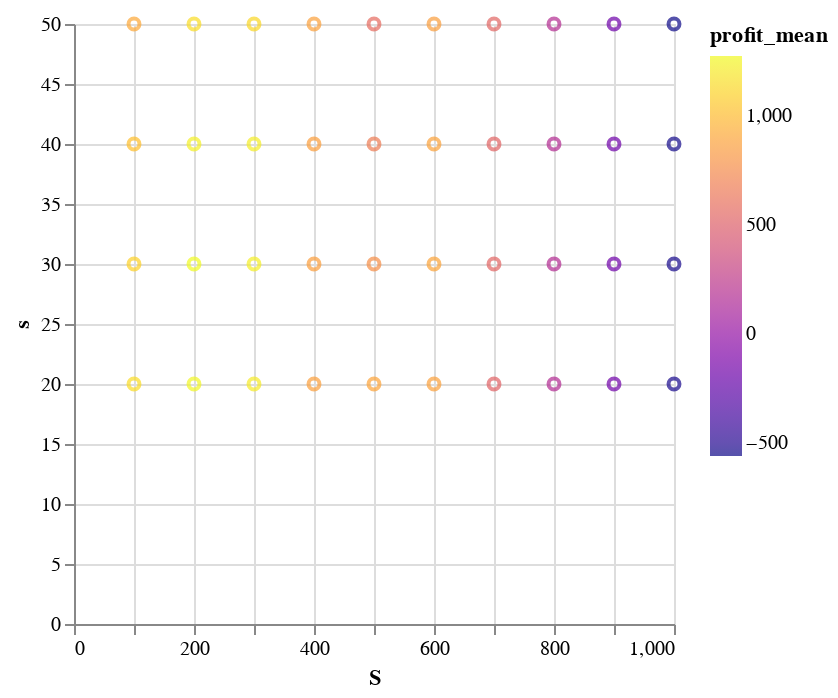

Notebook code cell kept with this figure:
### Code cell
#using VegaLite
df |> @vlplot(:point, x=:S, y=:s, color={:profit_mean, scale={scheme=:plasma}})

### Figure 1 — Vega-Lite specification as saved in the notebook (floating-point values rounded to 4 significant figures)
{"data": {"values": [{"N": 1000, "S": 100, "lost_mean": 25.67, "lost_std": 24.23, "m": 30, "profit_mean": 1152.0, "profit_std": 84.37, "s": 20}, {"N": 1000, "S": 200, "lost_mean": 13.77, "lost_std": 18.95, "m": 30, "profit_mean": 1258.0, "profit_std": 130.5, "s": 20}, {"N": 1000, "S": 300, "lost_mean": 8.647, "lost_std": 14.3, "m": 30, "profit_mean": 1209.0, "profit_std": 133.1, "s": 20}, {"N": 1000, "S": 400, "lost_mean": 8.831, "lost_std": 15.53, "m": 30, "profit_mean": 868.2, "profit_std": 104.3, "s": 20}, {"N": 1000, "S": 500, "lost_mean": 6.311, "lost_std": 11.72, "m": 30, "profit_mean": 894.7, "profit_std": 242.6, "s": 20}, {"N": 1000, "S": 600, "lost_mean": 5.119, "lost_std": 11.22, "m": 30, "profit_mean": 873.6, "profit_std": 148.8, "s": 20}, {"N": 1000, "S": 700, "lost_mean": 4.432, "lost_std": 10.42, "m": 30, "profit_mean": 522.4, "profit_std": 145.5, "s": 20}, {"N": 1000, "S": 800, "lost_mean": 4.529, "lost_std": 10.73, "m": 30, "profit_mean": 167.6, "profit_std": 139.3, "s": 20}, {"N": 1000, "S": 900, "lost_mean": 4.482, "lost_std": 11.06, "m": 30, "profit_mean": -171.3, "profit_std": 143.7, "s": 20}, {"N": 1000, "S": 1000, "lost_mean": 4.879, "lost_std": 11.9, "m": 30, "profit_mean": -532.6, "profit_std": 139.8, "s": 20}, {"N": 1000, "S": 100, "lost_mean": 15.1, "lost_std": 19.62, "m": 30, "profit_mean": 1101.0, "profit_std": 87.9, "s": 30}, {"N": 1000, "S": 200, "lost_mean": 7.246, "lost_std": 13.98, "m": 30, "profit_mean": 1276.0, "profit_std": 115.3, "s": 30}, {"N": 1000, "S": 300, "lost_mean": 5, "lost_std": 11.38, "m": 30, "profit_mean": 1232.0, "profit_std": 120.6, "s": 30}, {"N": 1000, "S": 400, "lost_mean": 5.009, "lost_std": 11.0, "m": 30, "profit_mean": 863.7, "profit_std": 107.8, "s": 30}, {"N": 1000, "S": 500, "lost_mean": 3.874, "lost_std": 9.06, "m": 30, "profit_mean": 774.0, "profit_std": 233.0, "s": 30}, {"N": 1000, "S": 600, "lost_mean": 2.66, "lost_std": 9.013, "m": 30, "profit_mean": 891.4, "profit_std": 145.5, "s": 30}, {"N": 1000, "S": 700, "lost_mean": 2.354, "lost_std": 7.958, "m": 30, "profit_mean": 539.5, "profit_std": 145.1, "s": 30}, {"N": 1000, "S": 800, "lost_mean": 2.847, "lost_std": 9.366, "m": 30, "profit_mean": 176.3, "profit_std": 145.4, "s": 30}, {"N": 1000, "S": 900, "lost_mean": 2.423, "lost_std": 8.269, "m": 30, "profit_mean": -178.3, "profit_std": 147.2, "s": 30}, {"N": 1000, "S": 1000, "lost_mean": 2.58, "lost_std": 8.434, "m": 30, "profit_mean": -537.6, "profit_std": 135.1, "s": 30}, {"N": 1000, "S": 100, "lost_mean": 8.692, "lost_std": 15.02, "m": 30, "profit_mean": 1017.0, "profit_std": 91.49, "s": 40}, {"N": 1000, "S": 200, "lost_mean": 3.588, "lost_std": 9.453, "m": 30, "profit_mean": 1234.0, "profit_std": 110.2, "s": 40}, {"N": 1000, "S": 300, "lost_mean": 2.51, "lost_std": 8.276, "m": 30, "profit_mean": 1221.0, "profit_std": 123.6, "s": 40}, {"N": 1000, "S": 400, "lost_mean": 2.404, "lost_std": 7.313, "m": 30, "profit_mean": 865.0, "profit_std": 115.2, "s": 40}, {"N": 1000, "S": 500, "lost_mean": 2.114, "lost_std": 6.863, "m": 30, "profit_mean": 667.3, "profit_std": 192.7, "s": 40}, {"N": 1000, "S": 600, "lost_mean": 1.302, "lost_std": 6.057, "m": 30, "profit_mean": 882.5, "profit_std": 148.7, "s": 40}, {"N": 1000, "S": 700, "lost_mean": 1.016, "lost_std": 5.196, "m": 30, "profit_mean": 536.4, "profit_std": 145.3, "s": 40}, {"N": 1000, "S": 800, "lost_mean": 1.277, "lost_std": 5.876, "m": 30, "profit_mean": 176.5, "profit_std": 142.9, "s": 40}, {"N": 1000, "S": 900, "lost_mean": 1.158, "lost_std": 5.426, "m": 30, "profit_mean": -178.8, "profit_std": 139.9, "s": 40}, {"N": 1000, "S": 1000, "lost_mean": 1.199, "lost_std": 5.605, "m": 30, "profit_mean": -547.1, "profit_std": 144.0, "s": 40}, {"N": 1000, "S": 100, "lost_mean": 5.959, "lost_std": 13.41, "m": 30, "profit_mean": 906.0, "profit_std": 95.92, "s": 50}, {"N": 1000, "S": 200, "lost_mean": 2.056, "lost_std": 7.719, "m": 30, "profit_mean": 1152.0, "profit_std": 110.9, "s": 50}, {"N": 1000, "S": 300, "lost_mean": 1.182, "lost_std": 6.001, "m": 30, "profit_mean": 1129.0, "profit_std": 145.7, "s": 50}, {"N": 1000, "S": 400, "lost_mean": 1.209, "lost_std": 5.933, "m": 30, "profit_mean": 870.4, "profit_std": 116.6, "s": 50}, {"N": 1000, "S": 500, "lost_mean": 1.151, "lost_std": 5.36, "m": 30, "profit_mean": 580.1, "profit_std": 135.9, "s": 50}, {"N": 1000, "S": 600, "lost_mean": 0.657, "lost_std": 4.82, "m": 30, "profit_mean": 855.2, "profit_std": 175.8, "s": 50}, {"N": 1000, "S": 700, "lost_mean": 0.519, "lost_std": 3.755, "m": 30, "profit_mean": 545.7, "profit_std": 145.2, "s": 50}, {"N": 1000, "S": 800, "lost_mean": 0.523, "lost_std": 3.589, "m": 30, "profit_mean": 177.6, "profit_std": 147.8, "s": 50}, {"N": 1000, "S": 900, "lost_mean": 0.541, "lost_std": 3.833, "m": 30, "profit_mean": -184.7, "profit_std": 146.9, "s": 50}, {"N": 1000, "S": 1000, "lost_mean": 0.796, "lost_std": 5.042, "m": 30, "profit_mean": -560.0, "profit_std": 138.6, "s": 50}]}, "encoding": {"color": {"field": "profit_mean", "scale": {"scheme": "plasma"}, "type": "quantitative"}, "x": {"field": "S", "type": "quantitative"}, "y": {"field": "s", "type": "quantitative"}}, "mark": "point"}
